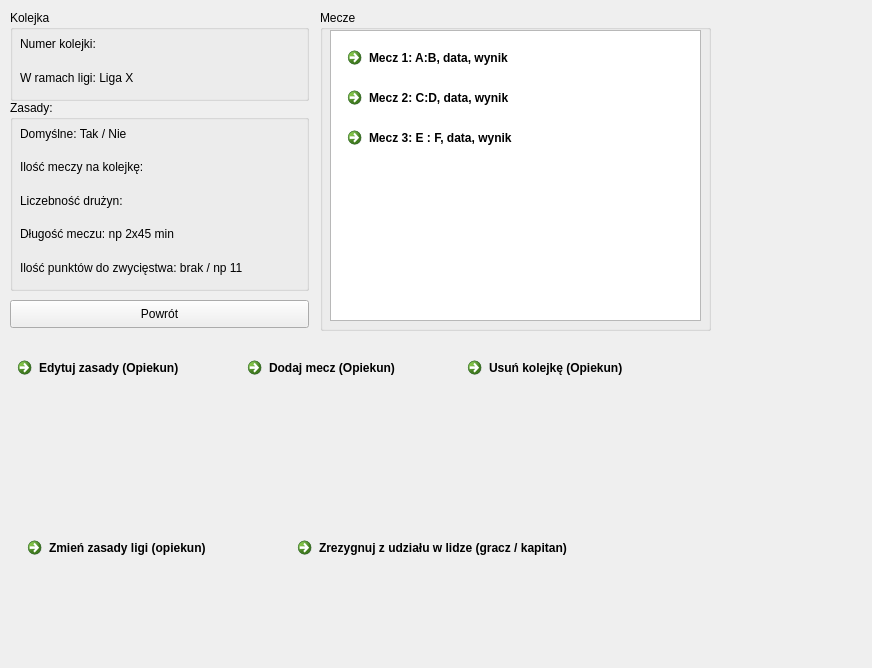
<?xml version="1.0" encoding="UTF-8"?>
<ui version="4.0">
 <class>profil_kolejki</class>
 <widget class="QDialog" name="profil_kolejki">
  <property name="geometry">
   <rect>
    <x>0</x>
    <y>0</y>
    <width>872</width>
    <height>668</height>
   </rect>
  </property>
  <property name="windowTitle">
   <string>Dialog</string>
  </property>
  <widget class="QCommandLinkButton" name="commandLinkButton_2">
   <property name="geometry">
    <rect>
     <x>20</x>
     <y>530</y>
     <width>231</width>
     <height>41</height>
    </rect>
   </property>
   <property name="text">
    <string>Zmień zasady ligi (opiekun)</string>
   </property>
  </widget>
  <widget class="QCommandLinkButton" name="commandLinkButton_3">
   <property name="geometry">
    <rect>
     <x>10</x>
     <y>350</y>
     <width>391</width>
     <height>41</height>
    </rect>
   </property>
   <property name="text">
    <string>Edytuj zasady (Opiekun)</string>
   </property>
  </widget>
  <widget class="QPushButton" name="pushButton">
   <property name="geometry">
    <rect>
     <x>10</x>
     <y>300</y>
     <width>299</width>
     <height>28</height>
    </rect>
   </property>
   <property name="text">
    <string>Powrót</string>
   </property>
  </widget>
  <widget class="QCommandLinkButton" name="commandLinkButton_5">
   <property name="geometry">
    <rect>
     <x>290</x>
     <y>530</y>
     <width>361</width>
     <height>41</height>
    </rect>
   </property>
   <property name="text">
    <string>Zrezygnuj z udziału w lidze (gracz / kapitan)</string>
   </property>
  </widget>
  <widget class="QCommandLinkButton" name="commandLinkButton_4">
   <property name="geometry">
    <rect>
     <x>460</x>
     <y>350</y>
     <width>231</width>
     <height>41</height>
    </rect>
   </property>
   <property name="text">
    <string>Usuń kolejkę (Opiekun)</string>
   </property>
  </widget>
  <widget class="QGroupBox" name="groupBox">
   <property name="geometry">
    <rect>
     <x>10</x>
     <y>10</y>
     <width>299</width>
     <height>91</height>
    </rect>
   </property>
   <property name="title">
    <string>Kolejka</string>
   </property>
   <widget class="QWidget" name="layoutWidget_3">
    <property name="geometry">
     <rect>
      <x>10</x>
      <y>20</y>
      <width>281</width>
      <height>61</height>
     </rect>
    </property>
    <layout class="QVBoxLayout" name="verticalLayout">
     <item>
      <widget class="QLabel" name="label">
       <property name="text">
        <string>Numer kolejki:</string>
       </property>
      </widget>
     </item>
     <item>
      <widget class="QLabel" name="label_3">
       <property name="text">
        <string>W ramach ligi: Liga X</string>
       </property>
      </widget>
     </item>
    </layout>
   </widget>
  </widget>
  <widget class="QGroupBox" name="groupBox_2">
   <property name="geometry">
    <rect>
     <x>320</x>
     <y>10</y>
     <width>391</width>
     <height>321</height>
    </rect>
   </property>
   <property name="title">
    <string>Mecze</string>
   </property>
   <widget class="QListView" name="listView">
    <property name="geometry">
     <rect>
      <x>10</x>
      <y>20</y>
      <width>371</width>
      <height>291</height>
     </rect>
    </property>
   </widget>
   <widget class="QCommandLinkButton" name="commandLinkButton_6">
    <property name="geometry">
     <rect>
      <x>20</x>
      <y>30</y>
      <width>341</width>
      <height>41</height>
     </rect>
    </property>
    <property name="text">
     <string>Mecz 1: A:B, data, wynik</string>
    </property>
   </widget>
   <widget class="QCommandLinkButton" name="commandLinkButton_7">
    <property name="geometry">
     <rect>
      <x>20</x>
      <y>70</y>
      <width>341</width>
      <height>41</height>
     </rect>
    </property>
    <property name="text">
     <string>Mecz 2: C:D, data, wynik</string>
    </property>
   </widget>
   <widget class="QCommandLinkButton" name="commandLinkButton_8">
    <property name="geometry">
     <rect>
      <x>20</x>
      <y>110</y>
      <width>341</width>
      <height>41</height>
     </rect>
    </property>
    <property name="text">
     <string>Mecz 3: E : F, data, wynik</string>
    </property>
   </widget>
  </widget>
  <widget class="QGroupBox" name="groupBox_5">
   <property name="geometry">
    <rect>
     <x>10</x>
     <y>100</y>
     <width>299</width>
     <height>191</height>
    </rect>
   </property>
   <property name="title">
    <string>Zasady:</string>
   </property>
   <widget class="QWidget" name="layoutWidget">
    <property name="geometry">
     <rect>
      <x>10</x>
      <y>20</y>
      <width>281</width>
      <height>161</height>
     </rect>
    </property>
    <layout class="QVBoxLayout" name="verticalLayout_2">
     <item>
      <widget class="QLabel" name="label_12">
       <property name="text">
        <string>Domyślne: Tak / Nie</string>
       </property>
      </widget>
     </item>
     <item>
      <widget class="QLabel" name="label_6">
       <property name="text">
        <string>Ilość meczy na kolejkę:</string>
       </property>
      </widget>
     </item>
     <item>
      <widget class="QLabel" name="label_9">
       <property name="text">
        <string>Liczebność drużyn:</string>
       </property>
      </widget>
     </item>
     <item>
      <widget class="QLabel" name="label_10">
       <property name="text">
        <string>Długość meczu: np 2x45 min</string>
       </property>
      </widget>
     </item>
     <item>
      <widget class="QLabel" name="label_11">
       <property name="text">
        <string>Ilość punktów do zwycięstwa: brak / np 11</string>
       </property>
      </widget>
     </item>
    </layout>
   </widget>
  </widget>
  <widget class="QCommandLinkButton" name="commandLinkButton_9">
   <property name="geometry">
    <rect>
     <x>240</x>
     <y>350</y>
     <width>391</width>
     <height>41</height>
    </rect>
   </property>
   <property name="text">
    <string>Dodaj mecz (Opiekun)</string>
   </property>
  </widget>
 </widget>
 <resources/>
 <connections/>
</ui>
